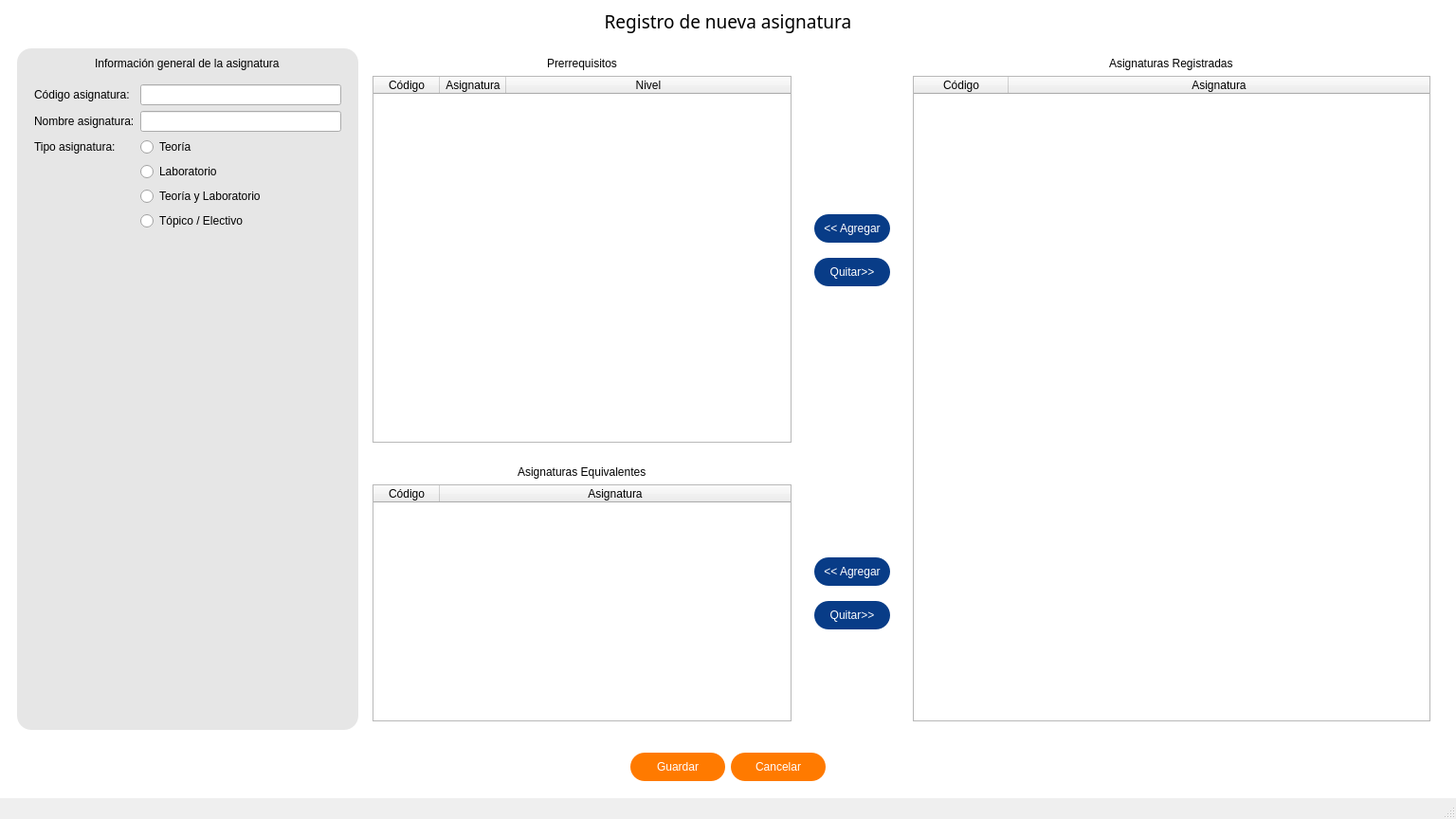
<?xml version="1.0" encoding="UTF-8"?>
<ui version="4.0">
 <class>MainWindow</class>
 <widget class="QMainWindow" name="MainWindow">
  <property name="geometry">
   <rect>
    <x>0</x>
    <y>0</y>
    <width>1536</width>
    <height>864</height>
   </rect>
  </property>
  <property name="sizePolicy">
   <sizepolicy hsizetype="MinimumExpanding" vsizetype="MinimumExpanding">
    <horstretch>0</horstretch>
    <verstretch>0</verstretch>
   </sizepolicy>
  </property>
  <property name="minimumSize">
   <size>
    <width>1536</width>
    <height>864</height>
   </size>
  </property>
  <property name="windowTitle">
   <string>MainWindow</string>
  </property>
  <widget class="QWidget" name="centralwidget">
   <property name="styleSheet">
    <string notr="true">#centralwidget {
	background-color: white;
}

.QPushButton {
	color: white;
	background: #FF7A00;
	border-radius: 15px;
}

.QPushButton:hover {
	background: #083C87;
}

.QPushButton:pressed {
	background: #E6E6E6;
}</string>
   </property>
   <layout class="QVBoxLayout" name="verticalLayout_5">
    <item>
     <widget class="QLabel" name="label">
      <property name="font">
       <font>
        <family>Arial Rounded MT Bold</family>
        <pointsize>14</pointsize>
       </font>
      </property>
      <property name="text">
       <string>Registro de nueva asignatura</string>
      </property>
      <property name="alignment">
       <set>Qt::AlignCenter</set>
      </property>
     </widget>
    </item>
    <item>
     <widget class="QWidget" name="main" native="true">
      <layout class="QHBoxLayout" name="horizontalLayout">
       <item>
        <widget class="QWidget" name="section_info" native="true">
         <property name="minimumSize">
          <size>
           <width>360</width>
           <height>0</height>
          </size>
         </property>
         <property name="maximumSize">
          <size>
           <width>360</width>
           <height>16777215</height>
          </size>
         </property>
         <property name="styleSheet">
          <string notr="true">#section_info {
	background-color: #E6E6E6;
	border-radius: 15px;
}</string>
         </property>
         <layout class="QVBoxLayout" name="verticalLayout_4">
          <item alignment="Qt::AlignHCenter">
           <widget class="QLabel" name="label_title">
            <property name="text">
             <string>Información general de la asignatura</string>
            </property>
           </widget>
          </item>
          <item>
           <widget class="QWidget" name="info_content" native="true">
            <layout class="QFormLayout" name="formLayout">
             <item row="0" column="0">
              <widget class="QLabel" name="label_nombre_carrera">
               <property name="text">
                <string>Código asignatura:</string>
               </property>
              </widget>
             </item>
             <item row="0" column="1">
              <widget class="QLineEdit" name="input_codigo"/>
             </item>
             <item row="2" column="0">
              <widget class="QLabel" name="label_version">
               <property name="text">
                <string>Nombre asignatura:</string>
               </property>
              </widget>
             </item>
             <item row="2" column="1">
              <widget class="QLineEdit" name="input_nombre"/>
             </item>
             <item row="3" column="1">
              <widget class="QRadioButton" name="radio_teoria">
               <property name="text">
                <string>Teoría</string>
               </property>
              </widget>
             </item>
             <item row="4" column="1">
              <widget class="QRadioButton" name="radio_laboratorio">
               <property name="text">
                <string>Laboratorio</string>
               </property>
              </widget>
             </item>
             <item row="5" column="1">
              <widget class="QRadioButton" name="radio_teoriaLaboratorio">
               <property name="text">
                <string>Teoría y Laboratorio</string>
               </property>
              </widget>
             </item>
             <item row="6" column="1">
              <widget class="QRadioButton" name="radio_topicoElectivo">
               <property name="text">
                <string>Tópico / Electivo</string>
               </property>
              </widget>
             </item>
             <item row="3" column="0">
              <widget class="QLabel" name="label_tipo">
               <property name="text">
                <string>Tipo asignatura: </string>
               </property>
              </widget>
             </item>
            </layout>
           </widget>
          </item>
          <item>
           <spacer name="verticalSpacer_4">
            <property name="orientation">
             <enum>Qt::Vertical</enum>
            </property>
            <property name="sizeHint" stdset="0">
             <size>
              <width>20</width>
              <height>40</height>
             </size>
            </property>
           </spacer>
          </item>
         </layout>
        </widget>
       </item>
       <item>
        <layout class="QGridLayout" name="gridLayout">
         <item row="1" column="2">
          <spacer name="verticalSpacer_6">
           <property name="orientation">
            <enum>Qt::Vertical</enum>
           </property>
           <property name="sizeType">
            <enum>QSizePolicy::Fixed</enum>
           </property>
           <property name="sizeHint" stdset="0">
            <size>
             <width>20</width>
             <height>0</height>
            </size>
           </property>
          </spacer>
         </item>
         <item row="2" column="1">
          <widget class="QWidget" name="section_analogas" native="true">
           <layout class="QVBoxLayout" name="verticalLayout_3">
            <item alignment="Qt::AlignHCenter">
             <widget class="QLabel" name="label_analogas">
              <property name="text">
               <string>Asignaturas Equivalentes</string>
              </property>
             </widget>
            </item>
            <item>
             <widget class="QTableWidget" name="table_analogas">
              <property name="minimumSize">
               <size>
                <width>0</width>
                <height>250</height>
               </size>
              </property>
              <property name="maximumSize">
               <size>
                <width>16777215</width>
                <height>400</height>
               </size>
              </property>
              <property name="sizeAdjustPolicy">
               <enum>QAbstractScrollArea::AdjustToContentsOnFirstShow</enum>
              </property>
              <property name="editTriggers">
               <set>QAbstractItemView::NoEditTriggers</set>
              </property>
              <property name="alternatingRowColors">
               <bool>true</bool>
              </property>
              <property name="selectionMode">
               <enum>QAbstractItemView::ExtendedSelection</enum>
              </property>
              <property name="selectionBehavior">
               <enum>QAbstractItemView::SelectRows</enum>
              </property>
              <property name="sortingEnabled">
               <bool>true</bool>
              </property>
              <attribute name="horizontalHeaderDefaultSectionSize">
               <number>70</number>
              </attribute>
              <attribute name="horizontalHeaderMinimumSectionSize">
               <number>50</number>
              </attribute>
              <attribute name="horizontalHeaderStretchLastSection">
               <bool>true</bool>
              </attribute>
              <attribute name="verticalHeaderVisible">
               <bool>false</bool>
              </attribute>
              <column>
               <property name="text">
                <string>Código</string>
               </property>
              </column>
              <column>
               <property name="text">
                <string>Asignatura</string>
               </property>
              </column>
             </widget>
            </item>
           </layout>
          </widget>
         </item>
         <item row="0" column="1">
          <widget class="QWidget" name="section_prerrequisitos" native="true">
           <layout class="QVBoxLayout" name="verticalLayout_6">
            <item alignment="Qt::AlignHCenter">
             <widget class="QLabel" name="label_prerrequisitos">
              <property name="text">
               <string>Prerrequisitos</string>
              </property>
             </widget>
            </item>
            <item>
             <widget class="QTableWidget" name="table_prerrequisitos">
              <property name="minimumSize">
               <size>
                <width>0</width>
                <height>250</height>
               </size>
              </property>
              <property name="maximumSize">
               <size>
                <width>16777215</width>
                <height>400</height>
               </size>
              </property>
              <property name="cursor" stdset="0">
               <cursorShape>IBeamCursor</cursorShape>
              </property>
              <property name="sizeAdjustPolicy">
               <enum>QAbstractScrollArea::AdjustToContentsOnFirstShow</enum>
              </property>
              <property name="editTriggers">
               <set>QAbstractItemView::AnyKeyPressed|QAbstractItemView::DoubleClicked</set>
              </property>
              <property name="alternatingRowColors">
               <bool>true</bool>
              </property>
              <property name="selectionBehavior">
               <enum>QAbstractItemView::SelectRows</enum>
              </property>
              <property name="sortingEnabled">
               <bool>true</bool>
              </property>
              <attribute name="horizontalHeaderCascadingSectionResizes">
               <bool>false</bool>
              </attribute>
              <attribute name="horizontalHeaderDefaultSectionSize">
               <number>70</number>
              </attribute>
              <attribute name="horizontalHeaderHighlightSections">
               <bool>true</bool>
              </attribute>
              <attribute name="horizontalHeaderMinimumSectionSize">
               <number>50</number>
              </attribute>
              <attribute name="horizontalHeaderShowSortIndicator" stdset="0">
               <bool>true</bool>
              </attribute>
              <attribute name="horizontalHeaderStretchLastSection">
               <bool>true</bool>
              </attribute>
              <attribute name="verticalHeaderVisible">
               <bool>false</bool>
              </attribute>
              <column>
               <property name="text">
                <string>Código</string>
               </property>
              </column>
              <column>
               <property name="text">
                <string>Asignatura</string>
               </property>
              </column>
              <column>
               <property name="text">
                <string>Nivel</string>
               </property>
              </column>
             </widget>
            </item>
           </layout>
          </widget>
         </item>
         <item row="0" column="2">
          <widget class="QWidget" name="section_butons" native="true">
           <property name="styleSheet">
            <string notr="true">.QPushButton {
	color: white;
	background: #083C87;
}

.QPushButton:hover {
	background: #FF7A00;
}

.QPushButton:pressed {
	background: #E6E6E6;
}</string>
           </property>
           <layout class="QVBoxLayout" name="verticalLayout">
            <item>
             <spacer name="verticalSpacer">
              <property name="orientation">
               <enum>Qt::Vertical</enum>
              </property>
              <property name="sizeHint" stdset="0">
               <size>
                <width>20</width>
                <height>180</height>
               </size>
              </property>
             </spacer>
            </item>
            <item>
             <widget class="QPushButton" name="button_agregar_requisito">
              <property name="sizePolicy">
               <sizepolicy hsizetype="Fixed" vsizetype="Fixed">
                <horstretch>0</horstretch>
                <verstretch>0</verstretch>
               </sizepolicy>
              </property>
              <property name="minimumSize">
               <size>
                <width>80</width>
                <height>30</height>
               </size>
              </property>
              <property name="text">
               <string>&lt;&lt; Agregar</string>
              </property>
             </widget>
            </item>
            <item>
             <spacer name="verticalSpacer_3">
              <property name="orientation">
               <enum>Qt::Vertical</enum>
              </property>
              <property name="sizeType">
               <enum>QSizePolicy::Fixed</enum>
              </property>
              <property name="sizeHint" stdset="0">
               <size>
                <width>20</width>
                <height>10</height>
               </size>
              </property>
             </spacer>
            </item>
            <item>
             <widget class="QPushButton" name="button_quitar_requisito">
              <property name="sizePolicy">
               <sizepolicy hsizetype="Fixed" vsizetype="Fixed">
                <horstretch>0</horstretch>
                <verstretch>0</verstretch>
               </sizepolicy>
              </property>
              <property name="minimumSize">
               <size>
                <width>80</width>
                <height>30</height>
               </size>
              </property>
              <property name="text">
               <string>Quitar&gt;&gt;</string>
              </property>
             </widget>
            </item>
            <item>
             <spacer name="verticalSpacer_2">
              <property name="orientation">
               <enum>Qt::Vertical</enum>
              </property>
              <property name="sizeHint" stdset="0">
               <size>
                <width>20</width>
                <height>179</height>
               </size>
              </property>
             </spacer>
            </item>
           </layout>
          </widget>
         </item>
         <item row="2" column="2">
          <widget class="QWidget" name="section_butons_2" native="true">
           <property name="styleSheet">
            <string notr="true">.QPushButton {
	color: white;
	background: #083C87;
}

.QPushButton:hover {
	background: #FF7A00;
}

.QPushButton:pressed {
	background: #E6E6E6;
}</string>
           </property>
           <layout class="QVBoxLayout" name="verticalLayout_2">
            <item>
             <spacer name="verticalSpacer_7">
              <property name="orientation">
               <enum>Qt::Vertical</enum>
              </property>
              <property name="sizeHint" stdset="0">
               <size>
                <width>20</width>
                <height>5</height>
               </size>
              </property>
             </spacer>
            </item>
            <item>
             <widget class="QPushButton" name="button_agregar_equivalente">
              <property name="sizePolicy">
               <sizepolicy hsizetype="Fixed" vsizetype="Fixed">
                <horstretch>0</horstretch>
                <verstretch>0</verstretch>
               </sizepolicy>
              </property>
              <property name="minimumSize">
               <size>
                <width>80</width>
                <height>30</height>
               </size>
              </property>
              <property name="text">
               <string>&lt;&lt; Agregar</string>
              </property>
             </widget>
            </item>
            <item>
             <spacer name="verticalSpacer_8">
              <property name="orientation">
               <enum>Qt::Vertical</enum>
              </property>
              <property name="sizeType">
               <enum>QSizePolicy::Fixed</enum>
              </property>
              <property name="sizeHint" stdset="0">
               <size>
                <width>20</width>
                <height>10</height>
               </size>
              </property>
             </spacer>
            </item>
            <item>
             <widget class="QPushButton" name="button_quitar_equivalente">
              <property name="sizePolicy">
               <sizepolicy hsizetype="Fixed" vsizetype="Fixed">
                <horstretch>0</horstretch>
                <verstretch>0</verstretch>
               </sizepolicy>
              </property>
              <property name="minimumSize">
               <size>
                <width>80</width>
                <height>30</height>
               </size>
              </property>
              <property name="text">
               <string>Quitar&gt;&gt;</string>
              </property>
             </widget>
            </item>
            <item>
             <spacer name="verticalSpacer_9">
              <property name="orientation">
               <enum>Qt::Vertical</enum>
              </property>
              <property name="sizeHint" stdset="0">
               <size>
                <width>20</width>
                <height>5</height>
               </size>
              </property>
             </spacer>
            </item>
           </layout>
          </widget>
         </item>
        </layout>
       </item>
       <item>
        <widget class="QWidget" name="section_registradas" native="true">
         <layout class="QVBoxLayout" name="verticalLayout_7">
          <item alignment="Qt::AlignHCenter">
           <widget class="QLabel" name="label_registradas">
            <property name="text">
             <string>Asignaturas Registradas</string>
            </property>
           </widget>
          </item>
          <item>
           <widget class="QTableWidget" name="table_registradas">
            <property name="sizeAdjustPolicy">
             <enum>QAbstractScrollArea::AdjustToContentsOnFirstShow</enum>
            </property>
            <property name="editTriggers">
             <set>QAbstractItemView::NoEditTriggers</set>
            </property>
            <property name="alternatingRowColors">
             <bool>true</bool>
            </property>
            <property name="selectionMode">
             <enum>QAbstractItemView::ExtendedSelection</enum>
            </property>
            <property name="selectionBehavior">
             <enum>QAbstractItemView::SelectRows</enum>
            </property>
            <property name="sortingEnabled">
             <bool>true</bool>
            </property>
            <attribute name="horizontalHeaderVisible">
             <bool>true</bool>
            </attribute>
            <attribute name="horizontalHeaderStretchLastSection">
             <bool>true</bool>
            </attribute>
            <attribute name="verticalHeaderVisible">
             <bool>false</bool>
            </attribute>
            <column>
             <property name="text">
              <string>Código</string>
             </property>
            </column>
            <column>
             <property name="text">
              <string>Asignatura</string>
             </property>
            </column>
           </widget>
          </item>
         </layout>
        </widget>
       </item>
      </layout>
     </widget>
    </item>
    <item>
     <widget class="QWidget" name="footer" native="true">
      <layout class="QHBoxLayout" name="horizontalLayout_3">
       <item>
        <spacer name="horizontalSpacer">
         <property name="orientation">
          <enum>Qt::Horizontal</enum>
         </property>
         <property name="sizeType">
          <enum>QSizePolicy::Expanding</enum>
         </property>
         <property name="sizeHint" stdset="0">
          <size>
           <width>631</width>
           <height>20</height>
          </size>
         </property>
        </spacer>
       </item>
       <item>
        <widget class="QPushButton" name="button_guardar">
         <property name="sizePolicy">
          <sizepolicy hsizetype="Fixed" vsizetype="Fixed">
           <horstretch>0</horstretch>
           <verstretch>0</verstretch>
          </sizepolicy>
         </property>
         <property name="minimumSize">
          <size>
           <width>100</width>
           <height>30</height>
          </size>
         </property>
         <property name="text">
          <string>Guardar</string>
         </property>
        </widget>
       </item>
       <item>
        <widget class="QPushButton" name="button_volver">
         <property name="sizePolicy">
          <sizepolicy hsizetype="Fixed" vsizetype="Fixed">
           <horstretch>0</horstretch>
           <verstretch>0</verstretch>
          </sizepolicy>
         </property>
         <property name="minimumSize">
          <size>
           <width>100</width>
           <height>30</height>
          </size>
         </property>
         <property name="text">
          <string>Cancelar</string>
         </property>
        </widget>
       </item>
       <item>
        <spacer name="horizontalSpacer_2">
         <property name="orientation">
          <enum>Qt::Horizontal</enum>
         </property>
         <property name="sizeType">
          <enum>QSizePolicy::Expanding</enum>
         </property>
         <property name="sizeHint" stdset="0">
          <size>
           <width>631</width>
           <height>20</height>
          </size>
         </property>
        </spacer>
       </item>
      </layout>
     </widget>
    </item>
   </layout>
  </widget>
  <widget class="QMenuBar" name="menubar">
   <property name="geometry">
    <rect>
     <x>0</x>
     <y>0</y>
     <width>1536</width>
     <height>21</height>
    </rect>
   </property>
  </widget>
  <widget class="QStatusBar" name="statusbar"/>
 </widget>
 <resources/>
 <connections/>
</ui>
